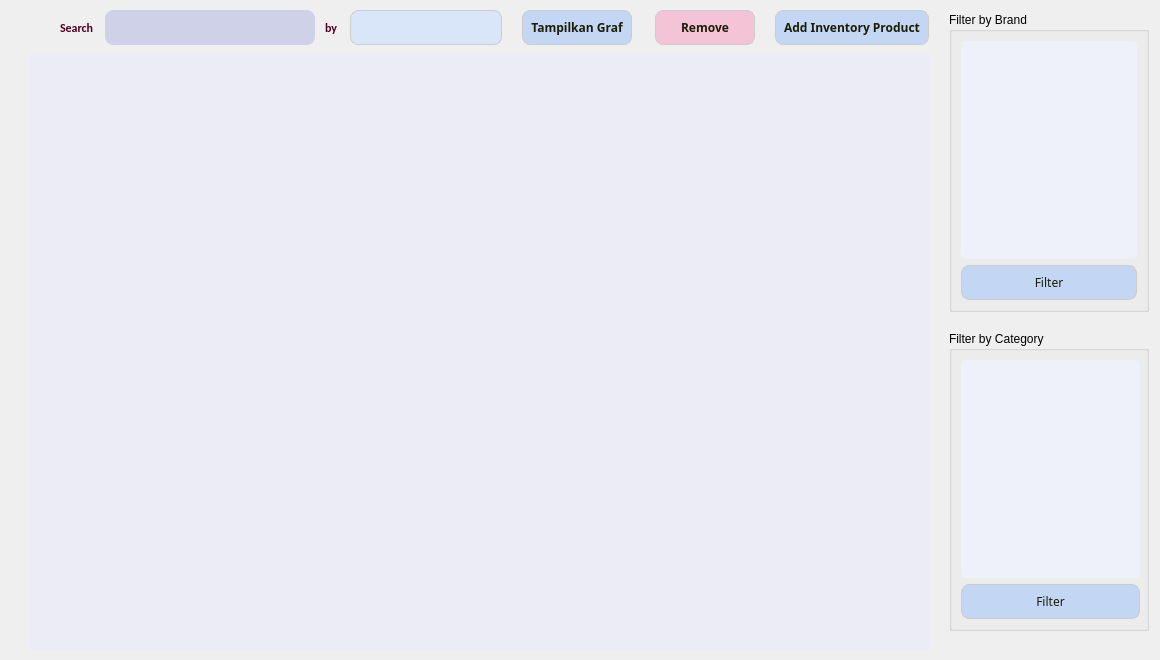
<?xml version="1.0" encoding="UTF-8"?>
<ui version="4.0">
 <class>inventory_widget</class>
 <widget class="QWidget" name="inventory_widget">
  <property name="geometry">
   <rect>
    <x>0</x>
    <y>0</y>
    <width>1160</width>
    <height>660</height>
   </rect>
  </property>
  <property name="sizePolicy">
   <sizepolicy hsizetype="Fixed" vsizetype="Fixed">
    <horstretch>0</horstretch>
    <verstretch>0</verstretch>
   </sizepolicy>
  </property>
  <property name="minimumSize">
   <size>
    <width>1160</width>
    <height>660</height>
   </size>
  </property>
  <property name="maximumSize">
   <size>
    <width>1160</width>
    <height>660</height>
   </size>
  </property>
  <property name="windowTitle">
   <string>Form</string>
  </property>
  <layout class="QVBoxLayout" name="verticalLayout">
   <property name="spacing">
    <number>0</number>
   </property>
   <property name="leftMargin">
    <number>0</number>
   </property>
   <property name="topMargin">
    <number>0</number>
   </property>
   <property name="bottomMargin">
    <number>0</number>
   </property>
   <item>
    <spacer name="verticalSpacer">
     <property name="orientation">
      <enum>Qt::Orientation::Vertical</enum>
     </property>
     <property name="sizeType">
      <enum>QSizePolicy::Policy::Fixed</enum>
     </property>
     <property name="sizeHint" stdset="0">
      <size>
       <width>20</width>
       <height>10</height>
      </size>
     </property>
    </spacer>
   </item>
   <item>
    <layout class="QHBoxLayout" name="horizontalLayout">
     <property name="spacing">
      <number>0</number>
     </property>
     <item>
      <spacer name="horizontalSpacer">
       <property name="orientation">
        <enum>Qt::Orientation::Horizontal</enum>
       </property>
       <property name="sizeType">
        <enum>QSizePolicy::Policy::Minimum</enum>
       </property>
       <property name="sizeHint" stdset="0">
        <size>
         <width>30</width>
         <height>20</height>
        </size>
       </property>
      </spacer>
     </item>
     <item>
      <layout class="QVBoxLayout" name="verticalLayout_5">
       <property name="spacing">
        <number>0</number>
       </property>
       <property name="rightMargin">
        <number>20</number>
       </property>
       <item>
        <layout class="QHBoxLayout" name="horizontalLayout_2">
         <property name="spacing">
          <number>0</number>
         </property>
         <item>
          <spacer name="horizontalSpacer_7">
           <property name="orientation">
            <enum>Qt::Orientation::Horizontal</enum>
           </property>
           <property name="sizeType">
            <enum>QSizePolicy::Policy::Fixed</enum>
           </property>
           <property name="sizeHint" stdset="0">
            <size>
             <width>30</width>
             <height>20</height>
            </size>
           </property>
          </spacer>
         </item>
         <item>
          <widget class="QLabel" name="LB_search">
           <property name="sizePolicy">
            <sizepolicy hsizetype="Maximum" vsizetype="Maximum">
             <horstretch>0</horstretch>
             <verstretch>0</verstretch>
            </sizepolicy>
           </property>
           <property name="minimumSize">
            <size>
             <width>35</width>
             <height>35</height>
            </size>
           </property>
           <property name="maximumSize">
            <size>
             <width>35</width>
             <height>35</height>
            </size>
           </property>
           <property name="styleSheet">
            <string notr="true">font-family: Calibri;
font-size: 12px;
color: #4e001f;
font-weight: bold;
text-transform: none;</string>
           </property>
           <property name="text">
            <string>Search</string>
           </property>
          </widget>
         </item>
         <item>
          <spacer name="horizontalSpacer_6">
           <property name="orientation">
            <enum>Qt::Orientation::Horizontal</enum>
           </property>
           <property name="sizeType">
            <enum>QSizePolicy::Policy::Fixed</enum>
           </property>
           <property name="sizeHint" stdset="0">
            <size>
             <width>10</width>
             <height>20</height>
            </size>
           </property>
          </spacer>
         </item>
         <item>
          <widget class="QLineEdit" name="LE_search">
           <property name="minimumSize">
            <size>
             <width>210</width>
             <height>35</height>
            </size>
           </property>
           <property name="maximumSize">
            <size>
             <width>210</width>
             <height>35</height>
            </size>
           </property>
           <property name="styleSheet">
            <string notr="true">QLineEdit {
	background-color: #ced1e7;
	border-radius:8px;
	border:1px solid #ced1e7;
	display:inline-block;
	cursor:text;
	color : #2c2c3b;
	font-family:Impactl;
	font-size:10px;
	font-weight:bold;
	padding:10px 10px;
}
</string>
           </property>
          </widget>
         </item>
         <item>
          <spacer name="horizontalSpacer_5">
           <property name="orientation">
            <enum>Qt::Orientation::Horizontal</enum>
           </property>
           <property name="sizeType">
            <enum>QSizePolicy::Policy::Fixed</enum>
           </property>
           <property name="sizeHint" stdset="0">
            <size>
             <width>10</width>
             <height>20</height>
            </size>
           </property>
          </spacer>
         </item>
         <item>
          <widget class="QLabel" name="LB_by">
           <property name="sizePolicy">
            <sizepolicy hsizetype="Maximum" vsizetype="Maximum">
             <horstretch>0</horstretch>
             <verstretch>0</verstretch>
            </sizepolicy>
           </property>
           <property name="minimumSize">
            <size>
             <width>15</width>
             <height>35</height>
            </size>
           </property>
           <property name="maximumSize">
            <size>
             <width>15</width>
             <height>35</height>
            </size>
           </property>
           <property name="styleSheet">
            <string notr="true">font-family: Calibri;
font-size: 12px;
color: #4e001f;
font-weight: bold;
text-transform: none;</string>
           </property>
           <property name="text">
            <string>by</string>
           </property>
          </widget>
         </item>
         <item>
          <spacer name="horizontalSpacer_4">
           <property name="orientation">
            <enum>Qt::Orientation::Horizontal</enum>
           </property>
           <property name="sizeType">
            <enum>QSizePolicy::Policy::Fixed</enum>
           </property>
           <property name="sizeHint" stdset="0">
            <size>
             <width>10</width>
             <height>20</height>
            </size>
           </property>
          </spacer>
         </item>
         <item>
          <widget class="QComboBox" name="CB_searchBy">
           <property name="minimumSize">
            <size>
             <width>152</width>
             <height>35</height>
            </size>
           </property>
           <property name="maximumSize">
            <size>
             <width>135</width>
             <height>35</height>
            </size>
           </property>
           <property name="cursor">
            <cursorShape>PointingHandCursor</cursorShape>
           </property>
           <property name="styleSheet">
            <string notr="true">QComboBox {
    /* Background and Border */
    background-color: #d9e5f8;
    border: 1px solid #CCCCCC;
    border-radius: 8px;
    padding: 8px 10px;
    min-width: 130px;
}

QComboBox::drop-down {
    /* Dropdown Arrow */
    subcontrol-origin: padding;
    subcontrol-position: right;
    width: 30px;
    border-left-width: 0px;
    border-left-color: #CCCCCC;
    border-left-style: solid;
    border-top-right-radius: 3px;
    border-bottom-right-radius: 4px;
    background: transparent;
}

QComboBox::down-arrow {
    /* Dropdown Arrow Icon */
    image: url(:/Images/icons/downChevronComboBox.png);
}

QComboBox QAbstractItemView {
    /* Dropdown List */
    background-color: #FFFFFF;
    border: 1px solid #CCCCCC;
    border-radius: 4px;
    padding: 2px;
    outline: none;
}

QComboBox QAbstractItemView::item {
    /* List Item */
    padding: 4px 8px;
}

QComboBox QAbstractItemView::item:hover {
    /* Hovered Item */
    background-color: #999fff;
	border-radius: 8px;
}

</string>
           </property>
          </widget>
         </item>
         <item>
          <spacer name="horizontalSpacer_8">
           <property name="orientation">
            <enum>Qt::Orientation::Horizontal</enum>
           </property>
           <property name="sizeType">
            <enum>QSizePolicy::Policy::Minimum</enum>
           </property>
           <property name="sizeHint" stdset="0">
            <size>
             <width>20</width>
             <height>10</height>
            </size>
           </property>
          </spacer>
         </item>
         <item>
          <widget class="QPushButton" name="PB_showGraph">
           <property name="minimumSize">
            <size>
             <width>110</width>
             <height>35</height>
            </size>
           </property>
           <property name="maximumSize">
            <size>
             <width>110</width>
             <height>35</height>
            </size>
           </property>
           <property name="palette">
            <palette>
             <active>
              <colorrole role="WindowText">
               <brush brushstyle="SolidPattern">
                <color alpha="255">
                 <red>28</red>
                 <green>29</green>
                 <blue>6</blue>
                </color>
               </brush>
              </colorrole>
              <colorrole role="Button">
               <brush brushstyle="SolidPattern">
                <color alpha="255">
                 <red>195</red>
                 <green>214</green>
                 <blue>244</blue>
                </color>
               </brush>
              </colorrole>
              <colorrole role="Light">
               <brush brushstyle="SolidPattern">
                <color alpha="255">
                 <red>255</red>
                 <green>255</green>
                 <blue>255</blue>
                </color>
               </brush>
              </colorrole>
              <colorrole role="Midlight">
               <brush brushstyle="SolidPattern">
                <color alpha="255">
                 <red>225</red>
                 <green>234</green>
                 <blue>249</blue>
                </color>
               </brush>
              </colorrole>
              <colorrole role="Dark">
               <brush brushstyle="SolidPattern">
                <color alpha="255">
                 <red>97</red>
                 <green>107</green>
                 <blue>122</blue>
                </color>
               </brush>
              </colorrole>
              <colorrole role="Mid">
               <brush brushstyle="SolidPattern">
                <color alpha="255">
                 <red>130</red>
                 <green>143</green>
                 <blue>163</blue>
                </color>
               </brush>
              </colorrole>
              <colorrole role="Text">
               <brush brushstyle="SolidPattern">
                <color alpha="255">
                 <red>28</red>
                 <green>29</green>
                 <blue>6</blue>
                </color>
               </brush>
              </colorrole>
              <colorrole role="BrightText">
               <brush brushstyle="SolidPattern">
                <color alpha="255">
                 <red>255</red>
                 <green>255</green>
                 <blue>255</blue>
                </color>
               </brush>
              </colorrole>
              <colorrole role="ButtonText">
               <brush brushstyle="SolidPattern">
                <color alpha="255">
                 <red>28</red>
                 <green>29</green>
                 <blue>6</blue>
                </color>
               </brush>
              </colorrole>
              <colorrole role="Base">
               <brush brushstyle="SolidPattern">
                <color alpha="255">
                 <red>195</red>
                 <green>214</green>
                 <blue>244</blue>
                </color>
               </brush>
              </colorrole>
              <colorrole role="Window">
               <brush brushstyle="SolidPattern">
                <color alpha="255">
                 <red>195</red>
                 <green>214</green>
                 <blue>244</blue>
                </color>
               </brush>
              </colorrole>
              <colorrole role="Shadow">
               <brush brushstyle="SolidPattern">
                <color alpha="255">
                 <red>0</red>
                 <green>0</green>
                 <blue>0</blue>
                </color>
               </brush>
              </colorrole>
              <colorrole role="AlternateBase">
               <brush brushstyle="SolidPattern">
                <color alpha="255">
                 <red>225</red>
                 <green>234</green>
                 <blue>249</blue>
                </color>
               </brush>
              </colorrole>
              <colorrole role="ToolTipBase">
               <brush brushstyle="SolidPattern">
                <color alpha="255">
                 <red>255</red>
                 <green>255</green>
                 <blue>220</blue>
                </color>
               </brush>
              </colorrole>
              <colorrole role="ToolTipText">
               <brush brushstyle="SolidPattern">
                <color alpha="255">
                 <red>0</red>
                 <green>0</green>
                 <blue>0</blue>
                </color>
               </brush>
              </colorrole>
              <colorrole role="PlaceholderText">
               <brush brushstyle="SolidPattern">
                <color alpha="128">
                 <red>28</red>
                 <green>29</green>
                 <blue>6</blue>
                </color>
               </brush>
              </colorrole>
              <colorrole role="Accent">
               <brush brushstyle="SolidPattern">
                <color alpha="255">
                 <red>255</red>
                 <green>255</green>
                 <blue>255</blue>
                </color>
               </brush>
              </colorrole>
             </active>
             <inactive>
              <colorrole role="WindowText">
               <brush brushstyle="SolidPattern">
                <color alpha="255">
                 <red>28</red>
                 <green>29</green>
                 <blue>6</blue>
                </color>
               </brush>
              </colorrole>
              <colorrole role="Button">
               <brush brushstyle="SolidPattern">
                <color alpha="255">
                 <red>195</red>
                 <green>214</green>
                 <blue>244</blue>
                </color>
               </brush>
              </colorrole>
              <colorrole role="Light">
               <brush brushstyle="SolidPattern">
                <color alpha="255">
                 <red>255</red>
                 <green>255</green>
                 <blue>255</blue>
                </color>
               </brush>
              </colorrole>
              <colorrole role="Midlight">
               <brush brushstyle="SolidPattern">
                <color alpha="255">
                 <red>225</red>
                 <green>234</green>
                 <blue>249</blue>
                </color>
               </brush>
              </colorrole>
              <colorrole role="Dark">
               <brush brushstyle="SolidPattern">
                <color alpha="255">
                 <red>97</red>
                 <green>107</green>
                 <blue>122</blue>
                </color>
               </brush>
              </colorrole>
              <colorrole role="Mid">
               <brush brushstyle="SolidPattern">
                <color alpha="255">
                 <red>130</red>
                 <green>143</green>
                 <blue>163</blue>
                </color>
               </brush>
              </colorrole>
              <colorrole role="Text">
               <brush brushstyle="SolidPattern">
                <color alpha="255">
                 <red>28</red>
                 <green>29</green>
                 <blue>6</blue>
                </color>
               </brush>
              </colorrole>
              <colorrole role="BrightText">
               <brush brushstyle="SolidPattern">
                <color alpha="255">
                 <red>255</red>
                 <green>255</green>
                 <blue>255</blue>
                </color>
               </brush>
              </colorrole>
              <colorrole role="ButtonText">
               <brush brushstyle="SolidPattern">
                <color alpha="255">
                 <red>28</red>
                 <green>29</green>
                 <blue>6</blue>
                </color>
               </brush>
              </colorrole>
              <colorrole role="Base">
               <brush brushstyle="SolidPattern">
                <color alpha="255">
                 <red>195</red>
                 <green>214</green>
                 <blue>244</blue>
                </color>
               </brush>
              </colorrole>
              <colorrole role="Window">
               <brush brushstyle="SolidPattern">
                <color alpha="255">
                 <red>195</red>
                 <green>214</green>
                 <blue>244</blue>
                </color>
               </brush>
              </colorrole>
              <colorrole role="Shadow">
               <brush brushstyle="SolidPattern">
                <color alpha="255">
                 <red>0</red>
                 <green>0</green>
                 <blue>0</blue>
                </color>
               </brush>
              </colorrole>
              <colorrole role="AlternateBase">
               <brush brushstyle="SolidPattern">
                <color alpha="255">
                 <red>225</red>
                 <green>234</green>
                 <blue>249</blue>
                </color>
               </brush>
              </colorrole>
              <colorrole role="ToolTipBase">
               <brush brushstyle="SolidPattern">
                <color alpha="255">
                 <red>255</red>
                 <green>255</green>
                 <blue>220</blue>
                </color>
               </brush>
              </colorrole>
              <colorrole role="ToolTipText">
               <brush brushstyle="SolidPattern">
                <color alpha="255">
                 <red>0</red>
                 <green>0</green>
                 <blue>0</blue>
                </color>
               </brush>
              </colorrole>
              <colorrole role="PlaceholderText">
               <brush brushstyle="SolidPattern">
                <color alpha="128">
                 <red>28</red>
                 <green>29</green>
                 <blue>6</blue>
                </color>
               </brush>
              </colorrole>
              <colorrole role="Accent">
               <brush brushstyle="SolidPattern">
                <color alpha="255">
                 <red>255</red>
                 <green>255</green>
                 <blue>255</blue>
                </color>
               </brush>
              </colorrole>
             </inactive>
             <disabled>
              <colorrole role="WindowText">
               <brush brushstyle="SolidPattern">
                <color alpha="255">
                 <red>28</red>
                 <green>29</green>
                 <blue>6</blue>
                </color>
               </brush>
              </colorrole>
              <colorrole role="Button">
               <brush brushstyle="SolidPattern">
                <color alpha="255">
                 <red>195</red>
                 <green>214</green>
                 <blue>244</blue>
                </color>
               </brush>
              </colorrole>
              <colorrole role="Light">
               <brush brushstyle="SolidPattern">
                <color alpha="255">
                 <red>255</red>
                 <green>255</green>
                 <blue>255</blue>
                </color>
               </brush>
              </colorrole>
              <colorrole role="Midlight">
               <brush brushstyle="SolidPattern">
                <color alpha="255">
                 <red>225</red>
                 <green>234</green>
                 <blue>249</blue>
                </color>
               </brush>
              </colorrole>
              <colorrole role="Dark">
               <brush brushstyle="SolidPattern">
                <color alpha="255">
                 <red>97</red>
                 <green>107</green>
                 <blue>122</blue>
                </color>
               </brush>
              </colorrole>
              <colorrole role="Mid">
               <brush brushstyle="SolidPattern">
                <color alpha="255">
                 <red>130</red>
                 <green>143</green>
                 <blue>163</blue>
                </color>
               </brush>
              </colorrole>
              <colorrole role="Text">
               <brush brushstyle="SolidPattern">
                <color alpha="255">
                 <red>28</red>
                 <green>29</green>
                 <blue>6</blue>
                </color>
               </brush>
              </colorrole>
              <colorrole role="BrightText">
               <brush brushstyle="SolidPattern">
                <color alpha="255">
                 <red>255</red>
                 <green>255</green>
                 <blue>255</blue>
                </color>
               </brush>
              </colorrole>
              <colorrole role="ButtonText">
               <brush brushstyle="SolidPattern">
                <color alpha="255">
                 <red>28</red>
                 <green>29</green>
                 <blue>6</blue>
                </color>
               </brush>
              </colorrole>
              <colorrole role="Base">
               <brush brushstyle="SolidPattern">
                <color alpha="255">
                 <red>195</red>
                 <green>214</green>
                 <blue>244</blue>
                </color>
               </brush>
              </colorrole>
              <colorrole role="Window">
               <brush brushstyle="SolidPattern">
                <color alpha="255">
                 <red>195</red>
                 <green>214</green>
                 <blue>244</blue>
                </color>
               </brush>
              </colorrole>
              <colorrole role="Shadow">
               <brush brushstyle="SolidPattern">
                <color alpha="255">
                 <red>0</red>
                 <green>0</green>
                 <blue>0</blue>
                </color>
               </brush>
              </colorrole>
              <colorrole role="AlternateBase">
               <brush brushstyle="SolidPattern">
                <color alpha="255">
                 <red>195</red>
                 <green>214</green>
                 <blue>244</blue>
                </color>
               </brush>
              </colorrole>
              <colorrole role="ToolTipBase">
               <brush brushstyle="SolidPattern">
                <color alpha="255">
                 <red>255</red>
                 <green>255</green>
                 <blue>220</blue>
                </color>
               </brush>
              </colorrole>
              <colorrole role="ToolTipText">
               <brush brushstyle="SolidPattern">
                <color alpha="255">
                 <red>0</red>
                 <green>0</green>
                 <blue>0</blue>
                </color>
               </brush>
              </colorrole>
              <colorrole role="PlaceholderText">
               <brush brushstyle="SolidPattern">
                <color alpha="128">
                 <red>28</red>
                 <green>29</green>
                 <blue>6</blue>
                </color>
               </brush>
              </colorrole>
              <colorrole role="Accent">
               <brush brushstyle="SolidPattern">
                <color alpha="255">
                 <red>255</red>
                 <green>255</green>
                 <blue>255</blue>
                </color>
               </brush>
              </colorrole>
             </disabled>
            </palette>
           </property>
           <property name="font">
            <font>
             <family>Cabin</family>
             <pointsize>-1</pointsize>
             <bold>true</bold>
            </font>
           </property>
           <property name="cursor">
            <cursorShape>PointingHandCursor</cursorShape>
           </property>
           <property name="mouseTracking">
            <bool>true</bool>
           </property>
           <property name="styleSheet">
            <string notr="true">QPushButton {
    background-color: #c3d6f4;
    border: 1px solid #CCCCCC;
    border-radius: 8px;
    padding: 8px 8px;
	color: #1c1d06;
	font-family : Cabin;
	font-weight : bold;
	font-size : 12px;

	
}

QPushButton::hover {
	background-color : #eff4fc;

}</string>
           </property>
           <property name="text">
            <string>Tampilkan Graf</string>
           </property>
          </widget>
         </item>
         <item>
          <spacer name="horizontalSpacer_3">
           <property name="orientation">
            <enum>Qt::Orientation::Horizontal</enum>
           </property>
           <property name="sizeType">
            <enum>QSizePolicy::Policy::Preferred</enum>
           </property>
           <property name="sizeHint" stdset="0">
            <size>
             <width>100</width>
             <height>20</height>
            </size>
           </property>
          </spacer>
         </item>
         <item>
          <widget class="QPushButton" name="PB_remove">
           <property name="sizePolicy">
            <sizepolicy hsizetype="Minimum" vsizetype="Preferred">
             <horstretch>0</horstretch>
             <verstretch>0</verstretch>
            </sizepolicy>
           </property>
           <property name="minimumSize">
            <size>
             <width>100</width>
             <height>35</height>
            </size>
           </property>
           <property name="maximumSize">
            <size>
             <width>100</width>
             <height>35</height>
            </size>
           </property>
           <property name="cursor">
            <cursorShape>PointingHandCursor</cursorShape>
           </property>
           <property name="styleSheet">
            <string notr="true">QPushButton {
    background-color: #f4c3d6;
    border: 1px solid #CCCCCC;
    border-radius: 8px;
    padding: 8px 8px;
	color: #1c1d06;
	font-family : Cabin;
	font-weight : bold;
	font-size : 12px;

	
}

QPushButton::hover {
	background-color : #eff4fc;

}</string>
           </property>
           <property name="text">
            <string>Remove</string>
           </property>
          </widget>
         </item>
         <item>
          <spacer name="horizontalSpacer_2">
           <property name="orientation">
            <enum>Qt::Orientation::Horizontal</enum>
           </property>
           <property name="sizeType">
            <enum>QSizePolicy::Policy::Fixed</enum>
           </property>
           <property name="sizeHint" stdset="0">
            <size>
             <width>20</width>
             <height>20</height>
            </size>
           </property>
          </spacer>
         </item>
         <item>
          <widget class="QPushButton" name="PB_add">
           <property name="sizePolicy">
            <sizepolicy hsizetype="Preferred" vsizetype="Preferred">
             <horstretch>0</horstretch>
             <verstretch>0</verstretch>
            </sizepolicy>
           </property>
           <property name="minimumSize">
            <size>
             <width>0</width>
             <height>34</height>
            </size>
           </property>
           <property name="maximumSize">
            <size>
             <width>185</width>
             <height>35</height>
            </size>
           </property>
           <property name="cursor">
            <cursorShape>PointingHandCursor</cursorShape>
           </property>
           <property name="styleSheet">
            <string notr="true">QPushButton {
    background-color: #c3d6f4;
    border: 1px solid #CCCCCC;
    border-radius: 8px;
    padding: 8px 8px;
	color: #1c1d06;
	font-family : Cabin;
	font-weight : bold;
	font-size : 12px;

	
}

QPushButton::hover {
	background-color : #eff4fc;

}</string>
           </property>
           <property name="text">
            <string>Add Inventory Product</string>
           </property>
          </widget>
         </item>
        </layout>
       </item>
       <item>
        <spacer name="verticalSpacer_5">
         <property name="orientation">
          <enum>Qt::Orientation::Vertical</enum>
         </property>
         <property name="sizeType">
          <enum>QSizePolicy::Policy::Fixed</enum>
         </property>
         <property name="sizeHint" stdset="0">
          <size>
           <width>20</width>
           <height>10</height>
          </size>
         </property>
        </spacer>
       </item>
       <item>
        <widget class="QTableView" name="TV_products">
         <property name="sizePolicy">
          <sizepolicy hsizetype="Expanding" vsizetype="Expanding">
           <horstretch>0</horstretch>
           <verstretch>0</verstretch>
          </sizepolicy>
         </property>
         <property name="minimumSize">
          <size>
           <width>0</width>
           <height>0</height>
          </size>
         </property>
         <property name="maximumSize">
          <size>
           <width>9140</width>
           <height>5700</height>
          </size>
         </property>
         <property name="styleSheet">
          <string notr="true">QTableView {
	background-color : #ebecf5;
	border-radius : 10 px;
	color: #000000;
}

QTableView::item {
	color: #000000;
}

QHeaderView::section {
	color: #000000;
	background-color: #d9e5f8;
	padding: 5px;
	font-weight: bold;
}

QScrollBar:vertical {
  background-color: #d3d3d3; /* Change to the desired color */
}

QScrollBar::handle:vertical {
  background-color: #c5b4ee; /* Change to the desired color */
}
</string>
         </property>
        </widget>
       </item>
      </layout>
     </item>
     <item>
      <layout class="QVBoxLayout" name="verticalLayout_2">
       <property name="spacing">
        <number>0</number>
       </property>
       <property name="rightMargin">
        <number>0</number>
       </property>
       <item>
        <widget class="QGroupBox" name="GB_brandFilter">
         <property name="sizePolicy">
          <sizepolicy hsizetype="Preferred" vsizetype="Preferred">
           <horstretch>0</horstretch>
           <verstretch>0</verstretch>
          </sizepolicy>
         </property>
         <property name="minimumSize">
          <size>
           <width>200</width>
           <height>300</height>
          </size>
         </property>
         <property name="maximumSize">
          <size>
           <width>200</width>
           <height>300</height>
          </size>
         </property>
         <property name="title">
          <string>Filter by Brand</string>
         </property>
         <layout class="QVBoxLayout" name="verticalLayout_3">
          <item>
           <widget class="QListView" name="LV_brandList">
            <property name="styleSheet">
             <string notr="true">QListView {
    background-color: #eef1fa;
	border-radius : 5px;
    border: none;
}

QListView::item {
    background-color: transparent;
    padding: 5px;
}

QScrollBar:vertical {
  background-color: #d3d3d3; /* Change to the desired color */
}

QScrollBar::handle:vertical {
  background-color: #999fff; /* Change to the desired color */
}


</string>
            </property>
           </widget>
          </item>
          <item>
           <widget class="QPushButton" name="PB_brandFilter">
            <property name="enabled">
             <bool>false</bool>
            </property>
            <property name="sizePolicy">
             <sizepolicy hsizetype="Preferred" vsizetype="Preferred">
              <horstretch>0</horstretch>
              <verstretch>0</verstretch>
             </sizepolicy>
            </property>
            <property name="cursor">
             <cursorShape>PointingHandCursor</cursorShape>
            </property>
            <property name="styleSheet">
             <string notr="true">QPushButton {
    background-color: #c3d6f4;
    border: 1px solid #CCCCCC;
    border-radius: 8px;
    padding: 8px 8px;
	color: #1c1d06;
	font-family : Cabin;
	font-size : 12px;

	
}

QPushButton::hover {
	background-color : #eff4fc;

}</string>
            </property>
            <property name="text">
             <string>Filter</string>
            </property>
           </widget>
          </item>
         </layout>
        </widget>
       </item>
       <item>
        <spacer name="verticalSpacer_3">
         <property name="orientation">
          <enum>Qt::Orientation::Vertical</enum>
         </property>
         <property name="sizeType">
          <enum>QSizePolicy::Policy::Minimum</enum>
         </property>
         <property name="sizeHint" stdset="0">
          <size>
           <width>20</width>
           <height>17</height>
          </size>
         </property>
        </spacer>
       </item>
       <item>
        <widget class="QGroupBox" name="GB_categoryFilter">
         <property name="sizePolicy">
          <sizepolicy hsizetype="Preferred" vsizetype="Preferred">
           <horstretch>0</horstretch>
           <verstretch>0</verstretch>
          </sizepolicy>
         </property>
         <property name="minimumSize">
          <size>
           <width>200</width>
           <height>300</height>
          </size>
         </property>
         <property name="maximumSize">
          <size>
           <width>200</width>
           <height>300</height>
          </size>
         </property>
         <property name="title">
          <string>Filter by Category</string>
         </property>
         <layout class="QVBoxLayout" name="verticalLayout_4">
          <property name="rightMargin">
           <number>6</number>
          </property>
          <item>
           <widget class="QListView" name="LV_categoryList">
            <property name="styleSheet">
             <string notr="true">QListView {
    background-color: #eef1fa;
	border-radius : 5px;
    border: none;
}

QListView::item {
    background-color: transparent;
    padding: 5px;
}

QScrollBar:vertical {
  background-color: #d3d3d3; /* Change to the desired color */
}

QScrollBar::handle:vertical {
  background-color: #999fff; /* Change to the desired color */
}


</string>
            </property>
           </widget>
          </item>
          <item>
           <widget class="QPushButton" name="PB_categoryFilter">
            <property name="enabled">
             <bool>false</bool>
            </property>
            <property name="sizePolicy">
             <sizepolicy hsizetype="Preferred" vsizetype="Preferred">
              <horstretch>0</horstretch>
              <verstretch>0</verstretch>
             </sizepolicy>
            </property>
            <property name="cursor">
             <cursorShape>PointingHandCursor</cursorShape>
            </property>
            <property name="styleSheet">
             <string notr="true">QPushButton {
    background-color: #c3d6f4;
    border: 1px solid #CCCCCC;
    border-radius: 8px;
    padding: 8px 8px;
	color: #1c1d06;
	font-family : Cabin;
	font-size : 12px;

	
}

QPushButton::hover {
	background-color : #eff4fc;

}</string>
            </property>
            <property name="text">
             <string>Filter</string>
            </property>
           </widget>
          </item>
         </layout>
        </widget>
       </item>
       <item>
        <spacer name="verticalSpacer_4">
         <property name="orientation">
          <enum>Qt::Orientation::Vertical</enum>
         </property>
         <property name="sizeType">
          <enum>QSizePolicy::Policy::Minimum</enum>
         </property>
         <property name="sizeHint" stdset="0">
          <size>
           <width>20</width>
           <height>17</height>
          </size>
         </property>
        </spacer>
       </item>
      </layout>
     </item>
    </layout>
   </item>
   <item>
    <spacer name="verticalSpacer_2">
     <property name="orientation">
      <enum>Qt::Orientation::Vertical</enum>
     </property>
     <property name="sizeType">
      <enum>QSizePolicy::Policy::Fixed</enum>
     </property>
     <property name="sizeHint" stdset="0">
      <size>
       <width>20</width>
       <height>10</height>
      </size>
     </property>
    </spacer>
   </item>
  </layout>
 </widget>
 <resources/>
 <connections/>
</ui>
